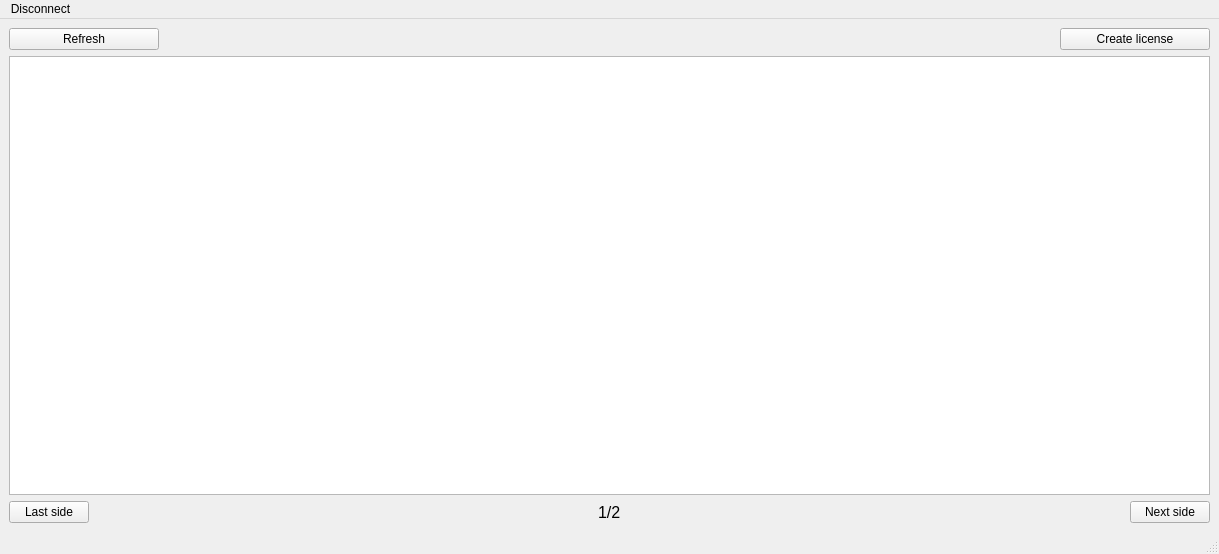
<?xml version="1.0" encoding="UTF-8"?>
<ui version="4.0">
 <class>Overview</class>
 <widget class="QMainWindow" name="Overview">
  <property name="geometry">
   <rect>
    <x>0</x>
    <y>0</y>
    <width>1219</width>
    <height>554</height>
   </rect>
  </property>
  <property name="windowTitle">
   <string>Overview</string>
  </property>
  <widget class="QWidget" name="centralwidget">
   <layout class="QVBoxLayout" name="verticalLayout">
    <item>
     <layout class="QHBoxLayout" name="horizontalLayout">
      <item>
       <widget class="QPushButton" name="btn_refresh">
        <property name="minimumSize">
         <size>
          <width>150</width>
          <height>0</height>
         </size>
        </property>
        <property name="text">
         <string>Refresh</string>
        </property>
       </widget>
      </item>
      <item>
       <spacer name="horizontalSpacer_2">
        <property name="orientation">
         <enum>Qt::Horizontal</enum>
        </property>
        <property name="sizeHint" stdset="0">
         <size>
          <width>40</width>
          <height>20</height>
         </size>
        </property>
       </spacer>
      </item>
      <item>
       <widget class="QPushButton" name="btn_create_license">
        <property name="sizePolicy">
         <sizepolicy hsizetype="Preferred" vsizetype="Fixed">
          <horstretch>0</horstretch>
          <verstretch>0</verstretch>
         </sizepolicy>
        </property>
        <property name="minimumSize">
         <size>
          <width>150</width>
          <height>0</height>
         </size>
        </property>
        <property name="layoutDirection">
         <enum>Qt::RightToLeft</enum>
        </property>
        <property name="text">
         <string>Create license</string>
        </property>
       </widget>
      </item>
     </layout>
    </item>
    <item>
     <widget class="QTableWidget" name="licenses"/>
    </item>
    <item>
     <layout class="QHBoxLayout" name="horizontalLayout_2">
      <item>
       <widget class="QPushButton" name="btn_last">
        <property name="text">
         <string>Last side</string>
        </property>
       </widget>
      </item>
      <item>
       <spacer name="horizontalSpacer">
        <property name="orientation">
         <enum>Qt::Horizontal</enum>
        </property>
        <property name="sizeHint" stdset="0">
         <size>
          <width>40</width>
          <height>20</height>
         </size>
        </property>
       </spacer>
      </item>
      <item>
       <widget class="QLabel" name="text_side">
        <property name="font">
         <font>
          <pointsize>12</pointsize>
         </font>
        </property>
        <property name="text">
         <string>1/2</string>
        </property>
       </widget>
      </item>
      <item>
       <spacer name="horizontalSpacer_3">
        <property name="orientation">
         <enum>Qt::Horizontal</enum>
        </property>
        <property name="sizeHint" stdset="0">
         <size>
          <width>40</width>
          <height>20</height>
         </size>
        </property>
       </spacer>
      </item>
      <item>
       <widget class="QPushButton" name="btn_next">
        <property name="text">
         <string>Next side</string>
        </property>
       </widget>
      </item>
     </layout>
    </item>
   </layout>
  </widget>
  <widget class="QMenuBar" name="menubar">
   <property name="geometry">
    <rect>
     <x>0</x>
     <y>0</y>
     <width>1219</width>
     <height>19</height>
    </rect>
   </property>
   <widget class="QMenu" name="menuDisconnect">
    <property name="title">
     <string>Disconnect</string>
    </property>
   </widget>
   <addaction name="menuDisconnect"/>
  </widget>
  <widget class="QStatusBar" name="statusbar"/>
 </widget>
 <resources/>
 <connections/>
</ui>
